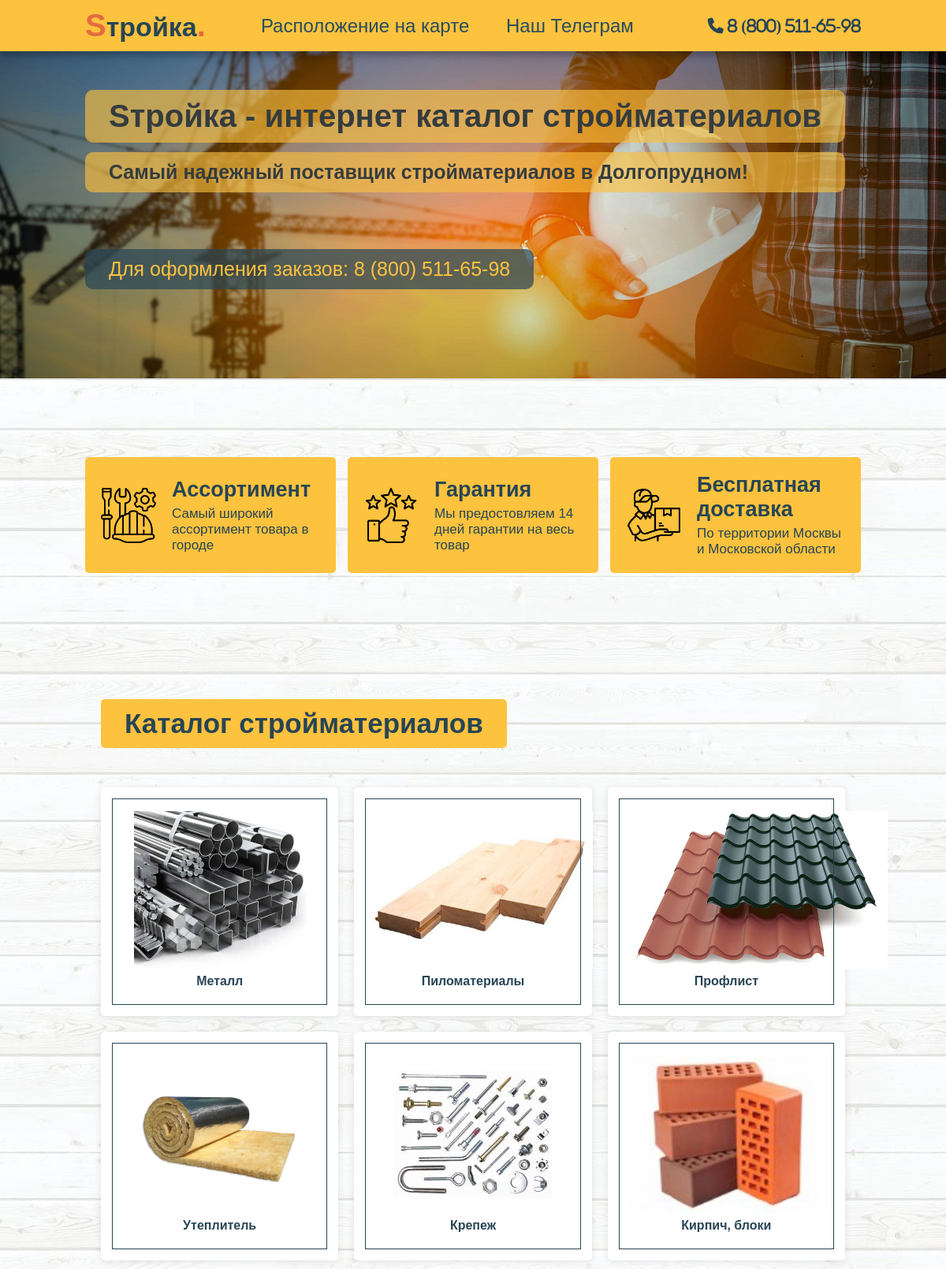
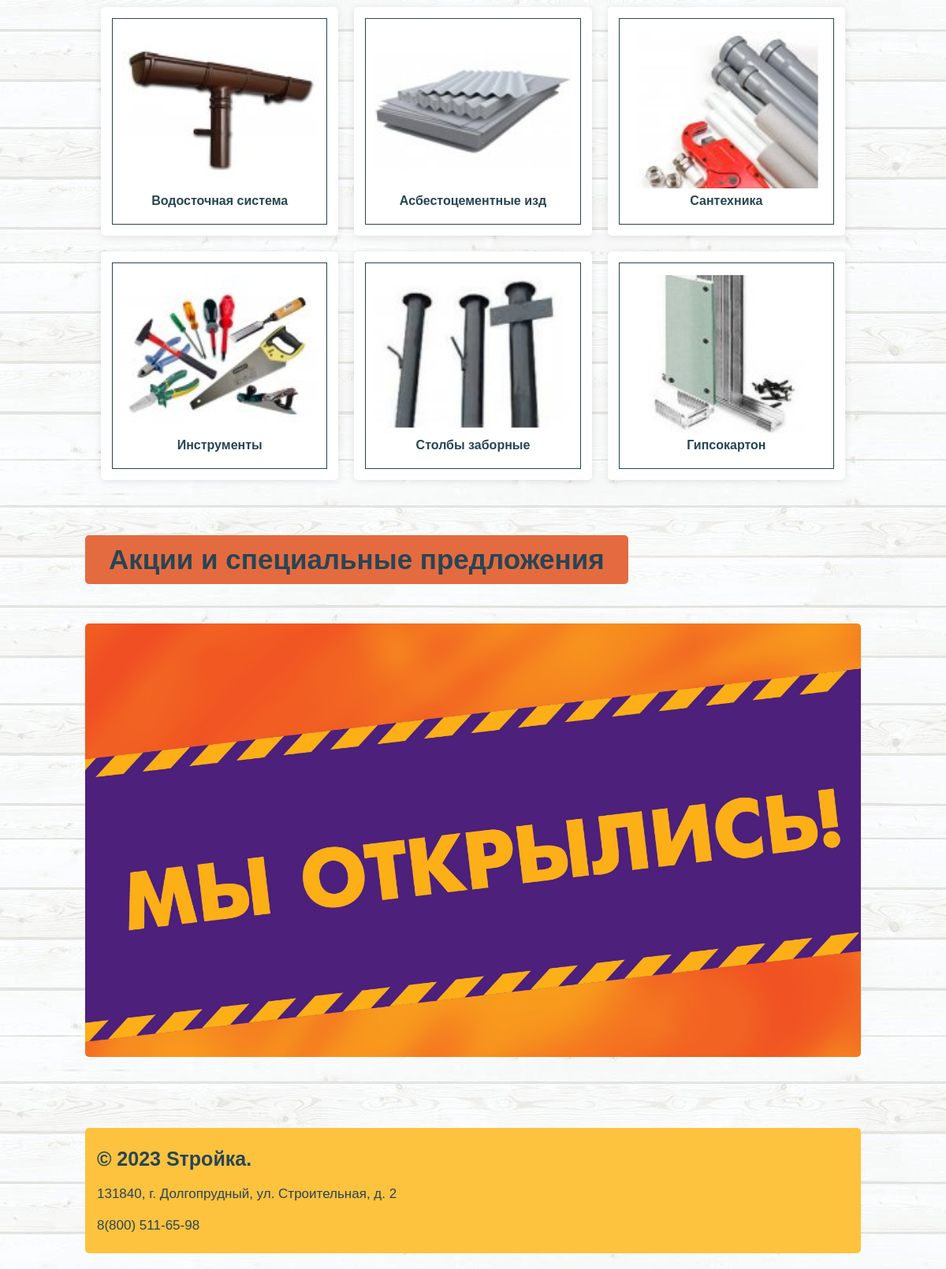
The page / on the database its author committed (2 pictures, top to bottom).
### main/models.py (models this page shows, shortened)
class Product_categories(models.Model):
    name = models.CharField('Категории', max_length=20)
    images = models.ImageField('Изображение категории', upload_to='images/')
    url = models.SlugField(max_length=30)

### main/views.py (the view)
# urls.py: path('', views.MaterialView.as_view()),
class MaterialView(View):
    def get(self, request):
        mat = Material.objects.all()
        return render(request, 'main/index.html', {"index": mat})

### main/templatetags/s_tag.py (called while the page is built)
@register.simple_tag()
def get_categories():
    return Product_categories.objects.all()

### templates/main/index.html
{% extends 'main/base.html' %}
{% load static %}
{% load s_tag %}
{% block content %}
<body>
<section class="home" id="home">
    <div class="content">
        <h3>Sтройка - интернет каталог стройматериалов</h3>
        <h2>Самый надежный поставщик стройматериалов в Долгопрудном!</h2>
        <a href="">
            <p> Для оформления заказов: 8 (800) 511-65-98</p>
        </a>
    </div>
</section>
<section class="icons-container">
    <div class="icons">
        <img src="{% static 'img/icons/helmet.png' %}" alt="">
        <div class="info">
            <h3>Ассортимент</h3>
            <span>Самый широкий ассортимент товара в городе</span>
        </div>
    </div>
    <div class="icons">
        <img src="{% static 'img/icons/satisfaction.png' %}" alt="">
        <div class="info">
            <h3>Гарантия</h3>
            <span>Мы предостовляем 14 дней гарантии на весь товар</span>
        </div>
    </div>
    <div class="icons">
        <img src="{% static 'img/icons/delivery-man.png' %}" alt="">
        <div class="info">
            <h3>Бесплатная доставка</h3>
            <span>По территории Москвы и Московской области</span>
        </div>
    </div>
</section>
<section class="categories">
    <div class="container">
        <h3 class="title">Каталог стройматериалов</h3>
        <div class="product-container">
        {% get_categories as categories %}
        {% for category in categories %}
            <a href="{% url 'mat:categories' category.id %}" class="product" data-name="p-1">
                <img src="{{ category.images.url }}" alt="">
                <h3>{{ category.name }}</h3>
            </a>
        {% endfor %}
        </div>
    </div>
</section>
<section class="gallery">
    <h1 class="title">Акции и специальные предложения</h1>
    <div class="box-container">
        <div class="box">
            <img src="{% static 'img/sale/open.jpg' %}" alt="">
        </div>
    </div>
</section>
</body>
{% endblock content %}

### templates/main/base.html (shortened to what this page needs)
{% extends 'base.html' %}

### templates/base.html (shortened to what this page needs)
<!DOCTYPE html>
{% load static %}
<html lang="en">
<head>
    <link rel="stylesheet" href="https://cdnjs.cloudflare.com/ajax/libs/font-awesome/6.3.0/css/all.min.css">
    <link rel="stylesheet" href="{% static '/css/style.css' %}" type="text/css" media="all">
</head>
<body>
<header>
    <a href="/?" class="logo"><span>S</span>тройка<span>.</span></a>
    <nav class="navbar">
        <a href="https://yandex.ru/maps/-/CCU8fNcmOA">Расположение на карте</a>
        <a href="https://t.me/Mashalesh">Наш Телеграм</a>
    </nav>
    <div class="icons">
        <a href="#" class="fas fa-phone"> 8 (800) 511-65-98</a>
    </div>
</header>
    {% block content %}
    {% endblock content %}
<section class="footer">
    <div class="boxc">
        <div class="foo">
            <h3>© 2023 Sтройка.</h3>
            <a href="#"> 131840, г. Долгопрудный, ул. Строительная, д. 2 </a>
            <a href="#">8(800) 511-65-98</a>
        </div>
    </div>
</section>
</body>
</html>

### static/css/style.css (style rules this page uses)
* { font-family: 'Montserrat', sans-serif; margin: 0; padding: 0; box-sizing: border-box; font-family: 'Mulish', sans-serif; outline: none; border: none; text-decoration: none; transition: .2s linear; }
html { font-size: 62.5%; scroll-behavior: smooth; scroll-padding-top: 6rem; overflow-x: hidden; background: url(../img/fon/1619144855_13-phonoteka_org-p-belie-doski-fon-17.jpg); }
section { padding: 2rem 9%; }
header { position: fixed; top: 0; left: 0; right: 0; background: #fdc23e; padding: 1rem 9%; display: flex; align-items: center; justify-content: space-between; z-index: 1000; box-shadow: 0 .5rem 1rem rgba(0, 0, 0,.3); }
header .logo { font-family: 'Mulish', sans-serif; font-size: 34px; font-weight: 700; color: #274555; }
header .logo span { color: #E46B3F; font-weight: 600; font-size: 40px; }
header .navbar a { font-size: 24px; font-weight: 500; padding: 0 22px; color: #274c5e; }
header .icons a { font-size: 20px; color: #274555; margin-left: 24px; }
.home { display: flex; align-items: center; min-height: 60vh; background: url(../img/fon/man.jpg); background-size: cover; background-position: center; }
.home .content { max-width: 100rem; }
.home .content h3 { font-size: 4rem; color: #353C3E; padding: 11px 30px; background: #fdc03e9f; border-radius: 10px; }
.home .content h2 { margin-top: 12px; font-size: 2.5rem; color: #353C3E; padding: 11px 30px; background: #fdc03e9f; border-radius: 10px; }
.home .content p { margin-top: 72px; font-size: 2.5rem; color: #fdc23e; display: inline-block; padding: 11px 30px; background: #274555b3; border-radius: 10px; }
.icons-container { display: flex; flex-wrap: wrap; gap: 1.5rem; padding-top: 10rem; padding-bottom: 7rem; }
.icons-container .icons { border-radius: 5px; background: #fdc23e; padding: 2rem; display: flex; align-items: center; flex: 1 1 25rem; }
.icons-container .icons img { height: 7rem; margin-right: 2rem; }
.icons-container .icons h3 { color: #274555; padding-bottom: .5rem; font-size: 2.7rem; }
.icons-container .icons span { color: #274555; padding-bottom: .5rem; font-size: 1.7rem; }
.container { max-width: 1200px; margin: 0 auto; padding: 3rem 2rem; }
.container .title { margin-top: 4rem; font-size: 3.5rem; color: #274555; margin-bottom: 5rem; display: inline-block; padding: 11px 30px; background: #fdc23e; border-radius: 5px; }
.container .product-container { display: grid; grid-template-columns: repeat(auto-fit, minmax(30rem, 1fr)); gap: 2rem; }
.container .product-container .product { text-align: center; padding: 3rem 2rem; background: #ffffff; box-shadow: 0 .15rem 1rem rgba(0, 0, 0, .1); outline: .1rem solid #274555; outline-offset: -1.5rem; cursor: pointer; border-radius: 5px; }
.container .product-container .product img { height: 20rem; }
.container .product-container .product h3 { padding: .5rem 0; font-size: 1.6rem; color: #274555; }
.box { height: 55rem; overflow: hidden; position: relative; border-radius: 5px; margin-bottom: 5rem; }
.box img { height: 100%; width: 100%; object-fit: cover; }
.gallery .title { font-size: 3.5rem; color: #274555; margin-bottom: 5rem; display: inline-block; padding: 11px 30px; background: #E46B3F; border-radius: 5px; }
.footer .boxc { background: #fdc23e; display: flex; flex-wrap: wrap; gap: 1.5rem; border-radius: 5px; padding: 15px; }
.footer .boxc .foo { flex: 1 1 25rem; }
.footer .boxc .foo h3 { color: #274555; font-size: 2.5rem; padding: 1rem 0; }
.footer .boxc .foo a { display: block; color: #274555; font-size: 1.7rem; padding: 1rem 0; }

### rows shown on the page
Product_categories: images (picture), name "Металл"
Product_categories: images (picture), name "Пиломатериалы"
Product_categories: images (picture), name "Профлист"
Product_categories: images (picture), name "Утеплитель"
Product_categories: images (picture), name "Крепеж"
Product_categories: images (picture), name "Кирпич, блоки"
Product_categories: images (picture), name "Водосточная система"
Product_categories: images (picture), name "Асбестоцементные изд"
Product_categories: images (picture), name "Сантехника"
Product_categories: images (picture), name "Инструменты"
Product_categories: images (picture), name "Столбы заборные"
Product_categories: images (picture), name "Гипсокартон"
